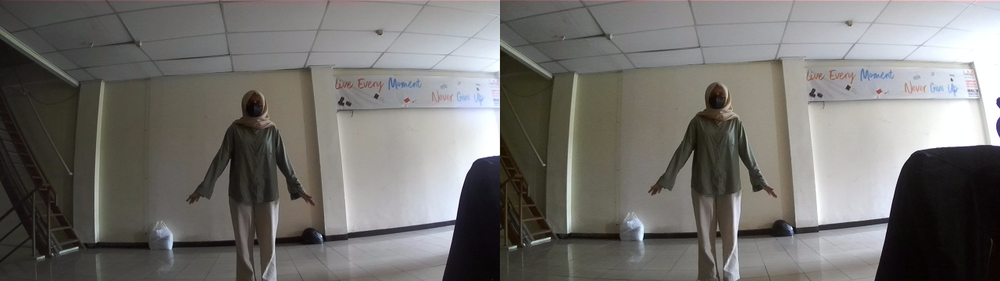
#> input picture zed-sdk/object detection/custom detector/python/pytorch_yolov8/image_stereo.png, 1000 x 281 px, shrunk from 2560 x 720 before the run
$ jupyter execute split.ipynb
#> lines starting #> are read from the running program, lines starting #| are printed output that depends on the picture
[cell 1]
import cv2

[cell 2]
import cv2

# Read the stereo image
stereo_image = cv2.imread('image_stereo.png')
#> stereo_image is the input picture: shape (281, 1000, 3); mean B, G, R 110.2, 113.2, 115

# Get the dimensions of the image
height, width, channels = stereo_image.shape
#> height = 281; width = 1000; channels = 3

# Calculate the center of the image
center = width // 2
#> center = 500

# Split the image into left and right images
left_image = stereo_image[:, :center]
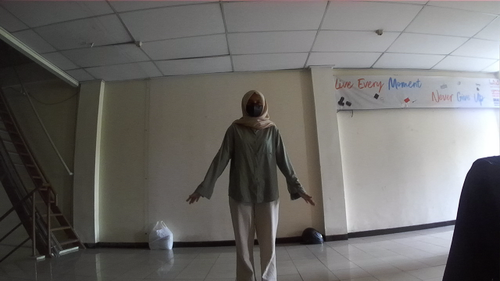
#> left_image: shape (281, 500, 3); mean B, G, R 102.3, 104.6, 106.5
right_image = stereo_image[:, center:]
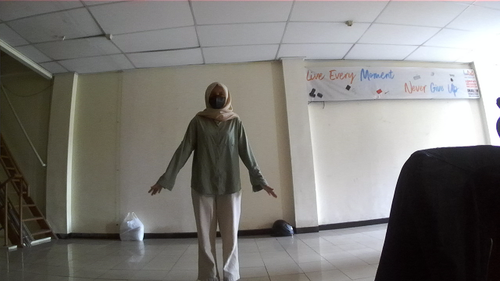
#> right_image: shape (281, 500, 3); mean B, G, R 118, 121.8, 123.6

# Save or display the images
cv2.imwrite('left_image.jpg', left_image)
cv2.imwrite('right_image.jpg', right_image)

cv2.imshow('Left Image', left_image)
cv2.imshow('Right Image', right_image)
cv2.waitKey(0)
cv2.destroyAllWindows()
